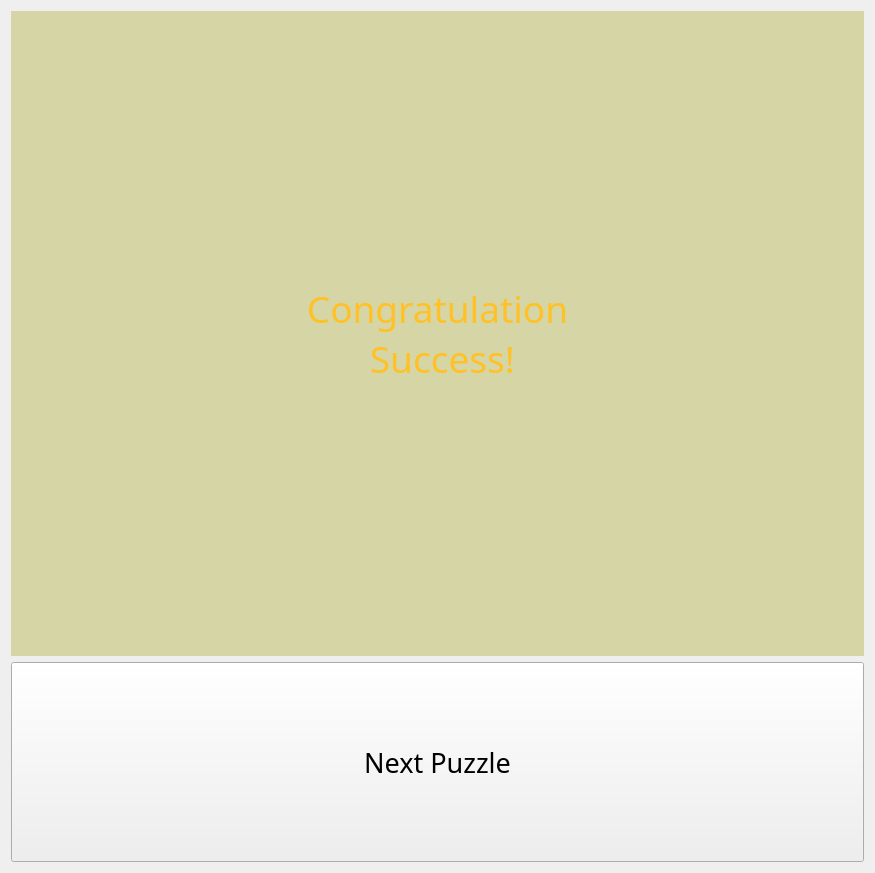
<?xml version="1.0" encoding="UTF-8"?>
<ui version="4.0">
 <class>SuccessPane</class>
 <widget class="QWidget" name="SuccessPane">
  <property name="geometry">
   <rect>
    <x>0</x>
    <y>0</y>
    <width>875</width>
    <height>873</height>
   </rect>
  </property>
  <property name="windowTitle">
   <string>Form</string>
  </property>
  <property name="windowOpacity">
   <double>0.500000000000000</double>
  </property>
  <layout class="QVBoxLayout" name="verticalLayout">
   <item>
    <widget class="QLabel" name="lb_info">
     <property name="font">
      <font>
       <family>华光方珊瑚_CNKI</family>
       <pointsize>28</pointsize>
      </font>
     </property>
     <property name="styleSheet">
      <string notr="true">background-color: rgba(188, 188, 93, 128);
color: rgb(255, 193, 37);</string>
     </property>
     <property name="text">
      <string>Congratulation 
 Success!</string>
     </property>
     <property name="alignment">
      <set>Qt::AlignCenter</set>
     </property>
    </widget>
   </item>
   <item>
    <widget class="QPushButton" name="pb_newpuzzle">
     <property name="minimumSize">
      <size>
       <width>0</width>
       <height>200</height>
      </size>
     </property>
     <property name="font">
      <font>
       <family>3ds</family>
       <pointsize>20</pointsize>
      </font>
     </property>
     <property name="text">
      <string>Next Puzzle</string>
     </property>
    </widget>
   </item>
  </layout>
 </widget>
 <resources/>
 <connections/>
</ui>
